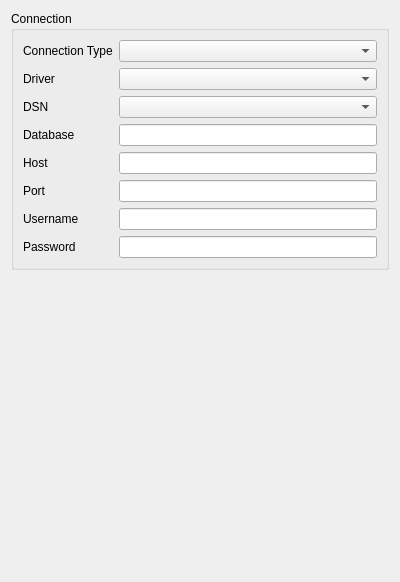
<?xml version="1.0" encoding="UTF-8"?>
<ui version="4.0">
 <class>MatGui::DlgSettingsDatabase</class>
 <widget class="QWidget" name="MatGui::DlgSettingsDatabase">
  <property name="geometry">
   <rect>
    <x>0</x>
    <y>0</y>
    <width>400</width>
    <height>582</height>
   </rect>
  </property>
  <property name="windowTitle">
   <string>Database</string>
  </property>
  <layout class="QVBoxLayout" name="verticalLayout">
   <item>
    <widget class="QGroupBox" name="groupDatabase">
     <property name="title">
      <string>Connection</string>
     </property>
     <property name="checkable">
      <bool>false</bool>
     </property>
     <layout class="QGridLayout" name="gridLayout_2">
      <item row="9" column="0">
       <widget class="QLabel" name="label_5">
        <property name="text">
         <string>Password</string>
        </property>
       </widget>
      </item>
      <item row="0" column="0">
       <widget class="QLabel" name="label">
        <property name="text">
         <string>Connection Type</string>
        </property>
       </widget>
      </item>
      <item row="0" column="2">
       <widget class="QComboBox" name="comboConnectionType"/>
      </item>
      <item row="7" column="2">
       <widget class="QLineEdit" name="editPort"/>
      </item>
      <item row="3" column="0">
       <widget class="QLabel" name="label_11">
        <property name="text">
         <string>DSN</string>
        </property>
       </widget>
      </item>
      <item row="6" column="2">
       <widget class="QLineEdit" name="editHostname"/>
      </item>
      <item row="9" column="2">
       <widget class="QLineEdit" name="editPassword"/>
      </item>
      <item row="1" column="0">
       <widget class="QLabel" name="label_7">
        <property name="text">
         <string>Driver</string>
        </property>
       </widget>
      </item>
      <item row="7" column="0">
       <widget class="QLabel" name="label_6">
        <property name="text">
         <string>Port</string>
        </property>
       </widget>
      </item>
      <item row="4" column="0">
       <widget class="QLabel" name="label_3">
        <property name="text">
         <string>Database</string>
        </property>
       </widget>
      </item>
      <item row="4" column="2">
       <widget class="QLineEdit" name="editDatabase"/>
      </item>
      <item row="8" column="2">
       <widget class="QLineEdit" name="editUsername"/>
      </item>
      <item row="1" column="2">
       <widget class="QComboBox" name="comboDriver"/>
      </item>
      <item row="3" column="2">
       <widget class="QComboBox" name="comboDSN"/>
      </item>
      <item row="6" column="0">
       <widget class="QLabel" name="label_2">
        <property name="text">
         <string>Host</string>
        </property>
       </widget>
      </item>
      <item row="8" column="0">
       <widget class="QLabel" name="label_4">
        <property name="text">
         <string>Username</string>
        </property>
       </widget>
      </item>
     </layout>
    </widget>
   </item>
   <item>
    <spacer name="verticalSpacer">
     <property name="orientation">
      <enum>Qt::Vertical</enum>
     </property>
     <property name="sizeHint" stdset="0">
      <size>
       <width>20</width>
       <height>40</height>
      </size>
     </property>
    </spacer>
   </item>
  </layout>
 </widget>
 <tabstops>
  <tabstop>comboConnectionType</tabstop>
  <tabstop>comboDriver</tabstop>
  <tabstop>comboDSN</tabstop>
  <tabstop>editDatabase</tabstop>
  <tabstop>editHostname</tabstop>
  <tabstop>editPort</tabstop>
  <tabstop>editUsername</tabstop>
  <tabstop>editPassword</tabstop>
 </tabstops>
 <resources/>
 <connections/>
</ui>
